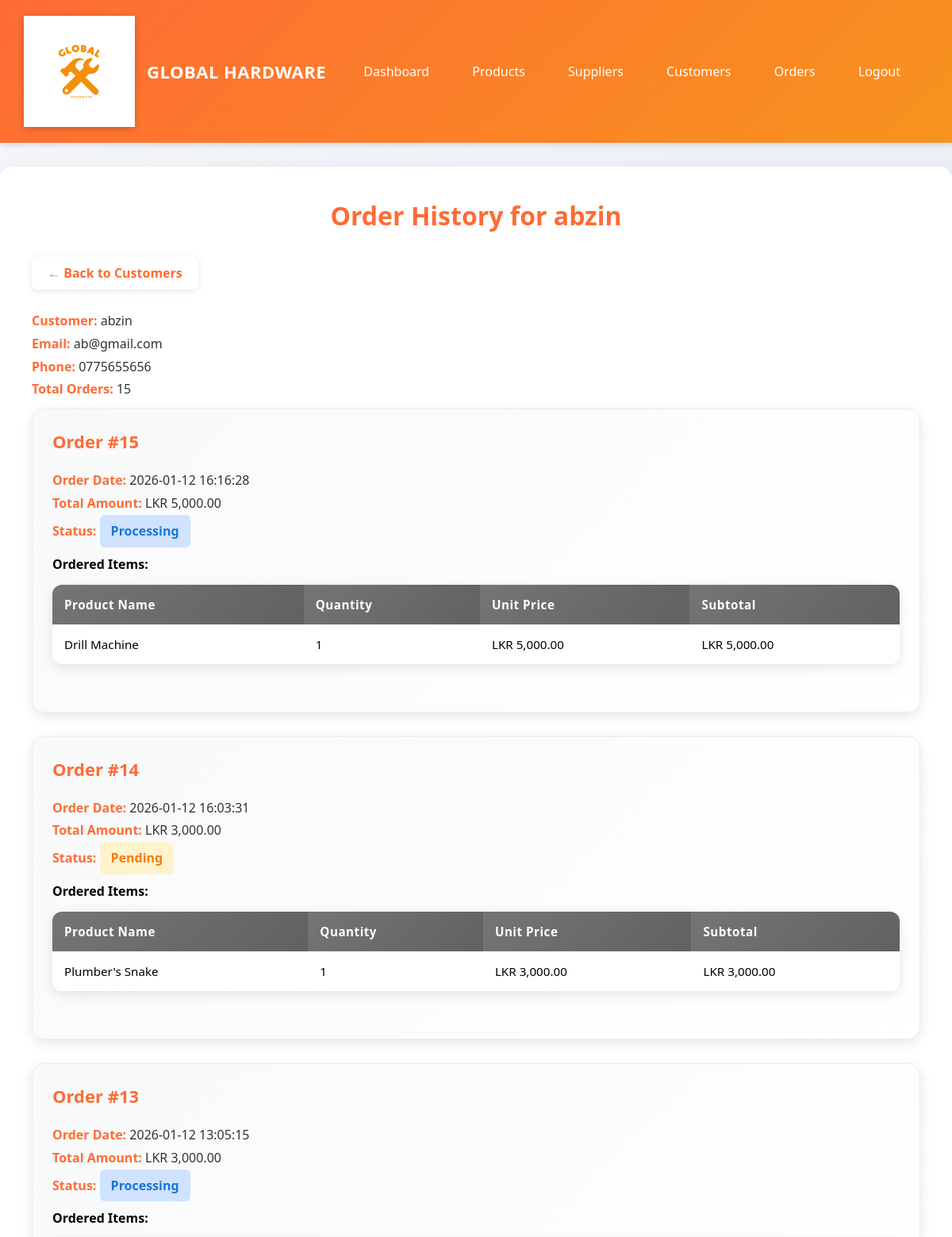
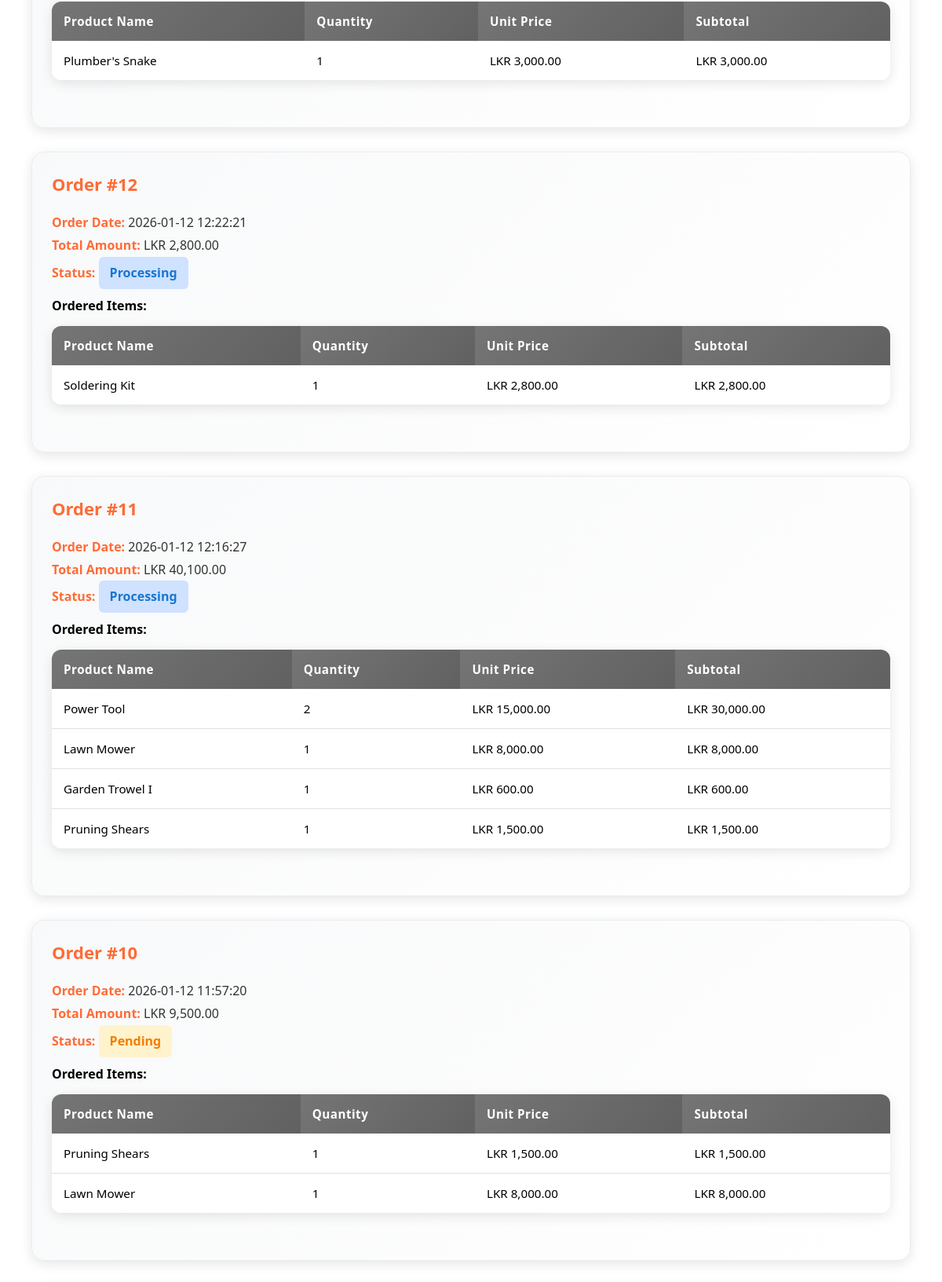
Screenshot of /admin/customer_orders.php?id=1 (signed in, upper part) with the database file from the repository (2 pictures, top to bottom).
### tables this page shows
CREATE TABLE `customers` (
  `customer_id` int(11) NOT NULL,
  `name` varchar(100) NOT NULL,
  `email` varchar(100) NOT NULL,
  `password` varchar(255) NOT NULL,
  `phone` varchar(20) DEFAULT NULL,
  `address` varchar(255) DEFAULT NULL,
  `status` enum('Active','Inactive') DEFAULT 'Active',
  `created_at` datetime DEFAULT current_timestamp()
);

CREATE TABLE `orders` (
  `order_id` int(11) NOT NULL,
  `customer_id` int(11) NOT NULL,
  `order_date` datetime DEFAULT current_timestamp(),
  `total_amount` decimal(10,2) NOT NULL,
  `status` enum('Pending','Processing','Completed','Cancelled') DEFAULT 'Pending'
);

CREATE TABLE `order_items` (
  `order_item_id` int(11) NOT NULL,
  `order_id` int(11) NOT NULL,
  `product_id` int(11) NOT NULL,
  `quantity` int(11) NOT NULL,
  `unit_price` decimal(10,2) NOT NULL
);

CREATE TABLE `products` (
  `product_id` int(11) NOT NULL,
  `name` varchar(100) NOT NULL,
  `category` varchar(50) DEFAULT NULL,
  `price` decimal(10,2) NOT NULL,
  `stock` int(11) NOT NULL DEFAULT 0,
  `description` text DEFAULT NULL,
  `image` varchar(255) DEFAULT NULL,
  `status` enum('Available','Out of Stock') DEFAULT 'Available',
  `created_at` datetime DEFAULT current_timestamp()
);

### admin/customer_orders.php (the view, shortened to what this page needs)
<?php
require_once '../config/db.php';
$customerId = intval($_GET['id'] ?? 0);
$customerStmt = $pdo->prepare("SELECT * FROM customers WHERE customer_id = ?");
$customerStmt->execute([$customerId]);
$customer = $customerStmt->fetch();
$ordersStmt = $pdo->prepare("SELECT * FROM orders WHERE customer_id = ? ORDER BY order_date DESC");
$ordersStmt->execute([$customerId]);
$orders = $ordersStmt->fetchAll();
$orderItems = [];
foreach ($orders as $order) {
    $itemsStmt = $pdo->prepare("SELECT oi.*, p.name as product_name
        FROM order_items oi
        JOIN products p ON oi.product_id = p.product_id
        WHERE oi.order_id = ?");
    $itemsStmt->execute([$order['order_id']]);
    $orderItems[$order['order_id']] = $itemsStmt->fetchAll();
}
?>
<!DOCTYPE html>
<html>
<head>
</head>
<body>
    <div class="header">
        <div class="header-content">
            <div class="logo">
                <img src="../Images/GLOBAL.png" alt="Global Hardware Logo">
                <span class="logo-text">GLOBAL HARDWARE</span>
            </div>
            <nav>
                <a href="dashboard.php">Dashboard</a>
                <a href="products.php">Products</a>
                <a href="suppliers.php">Suppliers</a>
                <a href="customers.php">Customers</a>
                <a href="orders.php">Orders</a>
                <a href="logout.php">Logout</a>
            </nav>
        </div>
    </div>
    <div class="container">
        <h1>Order History for <?= htmlspecialchars($customer['name']) ?></h1>
        <a href="customers.php" class="back-link">← Back to Customers</a>
        <p><strong>Customer:</strong> <?= htmlspecialchars($customer['name']) ?><br>
        <strong>Email:</strong> <?= htmlspecialchars($customer['email']) ?><br>
        <strong>Phone:</strong> <?= htmlspecialchars($customer['phone'] ?? 'N/A') ?><br>
        <strong>Total Orders:</strong> <?= count($orders) ?></p>
        <?php if (empty($orders)): ?>
            <p>This customer has no orders yet.</p>
        <?php else: ?>
            <?php foreach($orders as $order): ?>
                <div class="order-details">
                    <h3>Order #<?= $order['order_id'] ?></h3>
                    <p><strong>Order Date:</strong> <?= $order['order_date'] ?><br>
                    <strong>Total Amount:</strong> LKR <?= number_format($order['total_amount'], 2) ?><br>
                    <strong>Status:</strong> <span class="status-<?= strtolower($order['status']) ?>"><?= $order['status'] ?></span></p>
                    <h4>Ordered Items:</h4>
                    <table class="items-table">
                        <tr>
                            <th>Product Name</th>
                            <th>Quantity</th>
                            <th>Unit Price</th>
                            <th>Subtotal</th>
                        </tr>
                        <?php
                        $items = $orderItems[$order['order_id']] ?? [];
                        foreach($items as $item):
                        ?>
                        <tr>
                            <td><?= htmlspecialchars($item['product_name']) ?></td>
                            <td><?= $item['quantity'] ?></td>
                            <td>LKR <?= number_format($item['unit_price'], 2) ?></td>
                            <td>LKR <?= number_format($item['quantity'] * $item['unit_price'], 2) ?></td>
                        </tr>
                        <?php endforeach; ?>
                    </table>
                </div>
            <?php endforeach; ?>
        <?php endif; ?>
    </div>
</body>
</html>

### admin/customer_orders.php (style rules this page uses)
* { margin: 0; padding: 0; box-sizing: border-box; }
body { font-family: 'Segoe UI', Tahoma, Geneva, Verdana, sans-serif; background: linear-gradient(135deg, #f5f7fa 0%, #c3cfe2 100%); margin:0; min-height: 100vh; }
.header { background: linear-gradient(135deg, #ff6b35 0%, #f7931e 100%); color: white; padding: 20px 0; box-shadow: 0 4px 6px rgba(0,0,0,0.1); margin-bottom: 30px; }
.header-content { max-width: 1400px; margin: 0 auto; padding: 0 30px; display: flex; justify-content: space-between; align-items: center; }
.logo { display: flex; align-items: center; gap: 15px; }
.logo img { max-width: 140px; height: auto; filter: drop-shadow(0 2px 4px rgba(0,0,0,0.2)); }
.logo-text { font-size: 22px; font-weight: 600; letter-spacing: 0.5px; }
.container { max-width: 1400px; margin: 30px auto; background: #fff; padding: 40px; border-radius: 16px; box-shadow: 0 10px 30px rgba(0,0,0,0.1); }
h1 { text-align: center; color: #ff6b35; font-size: 32px; margin-bottom: 30px; font-weight: 600; }
h3 { color: #ff6b35; font-size: 22px; margin-bottom: 20px; font-weight: 600; }
nav a { margin-right: 20px; text-decoration: none; color: white; font-weight: 500; padding: 8px 15px; border-radius: 6px; transition: all 0.3s; }
table { width:100%; border-collapse: separate; border-spacing: 0; margin-top: 25px; margin-bottom: 35px; border-radius: 12px; overflow: hidden; box-shadow: 0 4px 15px rgba(0,0,0,0.1); }
th { background: linear-gradient(135deg, #ff6b35 0%, #f7931e 100%); color: white; padding: 15px; text-align: left; font-weight: 600; letter-spacing: 0.5px; }
td { padding: 15px; border-bottom: 1px solid #e0e0e0; background: white; }
tr:last-child td { border-bottom: none; }
.back-link { display: inline-block; margin-bottom: 25px; color: #ff6b35; text-decoration: none; font-weight: 600; padding: 10px 20px; background: white; border-radius: 8px; box-shadow: 0 2px 8px rgba(0,0,0,0.1); transition: all 0.3s; }
.order-details { margin-bottom: 30px; padding: 25px; background: linear-gradient(135deg, #f8f9fa 0%, #ffffff 100%); border-radius: 16px; box-shadow: 0 4px 15px rgba(0,0,0,0.1); border: 1px solid #e9ecef; }
.status-pending { color: #f57c00; font-weight: 600; padding: 6px 14px; background: #fff3cd; border-radius: 6px; display: inline-block; }
.status-processing { color: #1976d2; font-weight: 600; padding: 6px 14px; background: #cfe2ff; border-radius: 6px; display: inline-block; }
.items-table { margin-top: 15px; font-size: 0.95em; }
.items-table th { background: linear-gradient(135deg, #757575 0%, #616161 100%); }
p { color: #333; line-height: 1.8; margin-bottom: 10px; }
strong { color: #ff6b35; }

### rows the page displays
customers: name "abzin", email "ab@gmail.com", phone "0775655656"
orders: order_id "15", order_date "2026-01-12 16:16:28", total_amount "5,000.00", status "Processing"
order_items: product.name "Drill Machine", quantity "1", unit_price "5,000.00", $item['quantity'] * $item['unit_price'] "5,000.00"
orders: order_id "14", order_date "2026-01-12 16:03:31", total_amount "3,000.00", status "Pending"
order_items: product.name "Plumber's Snake", quantity "1", unit_price "3,000.00", $item['quantity'] * $item['unit_price'] "3,000.00"
orders: order_id "13", order_date "2026-01-12 13:05:15", total_amount "3,000.00", status "Processing"
order_items: product.name "Plumber's Snake", quantity "1", unit_price "3,000.00", $item['quantity'] * $item['unit_price'] "3,000.00"
orders: order_id "12", order_date "2026-01-12 12:22:21", total_amount "2,800.00", status "Processing"
order_items: product.name "Soldering Kit", quantity "1", unit_price "2,800.00", $item['quantity'] * $item['unit_price'] "2,800.00"
orders: order_id "11", order_date "2026-01-12 12:16:27", total_amount "40,100.00", status "Processing"
order_items: product.name "Power Tool", quantity "2", unit_price "15,000.00", $item['quantity'] * $item['unit_price'] "30,000.00"
order_items: product.name "Lawn Mower", quantity "1", unit_price "8,000.00", $item['quantity'] * $item['unit_price'] "8,000.00"
order_items: product.name "Garden Trowel I", quantity "1", unit_price "600.00", $item['quantity']*$item['unit_price'] "600.00"
order_items: product.name "Pruning Shears", quantity "1", unit_price "1,500.00", $item['quantity'] * $item['unit_price'] "1,500.00"
orders: order_id "10", order_date "2026-01-12 11:57:20", total_amount "9,500.00", status "Pending"
order_items: product.name "Pruning Shears", quantity "1", unit_price "1,500.00", $item['quantity'] * $item['unit_price'] "1,500.00"
order_items: product.name "Lawn Mower", quantity "1", unit_price "8,000.00", $item['quantity'] * $item['unit_price'] "8,000.00"

### other values shown
count($orders) "15"
